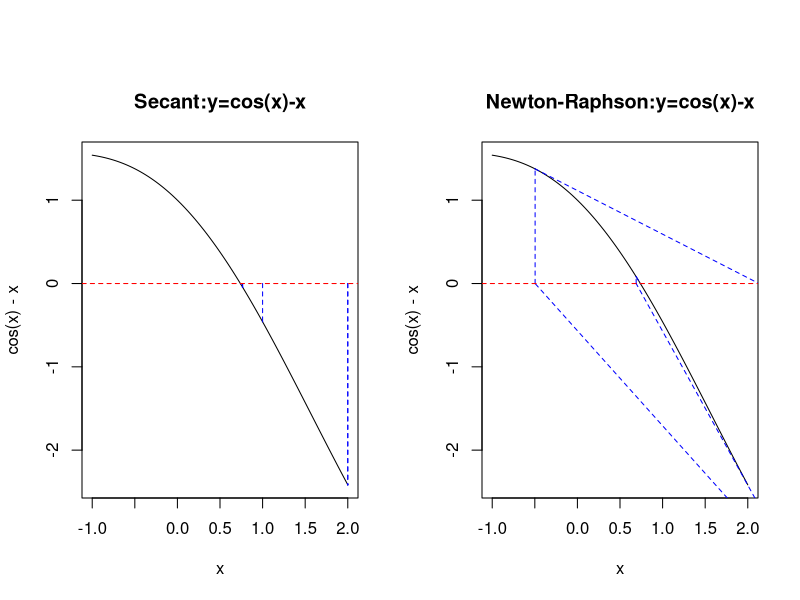
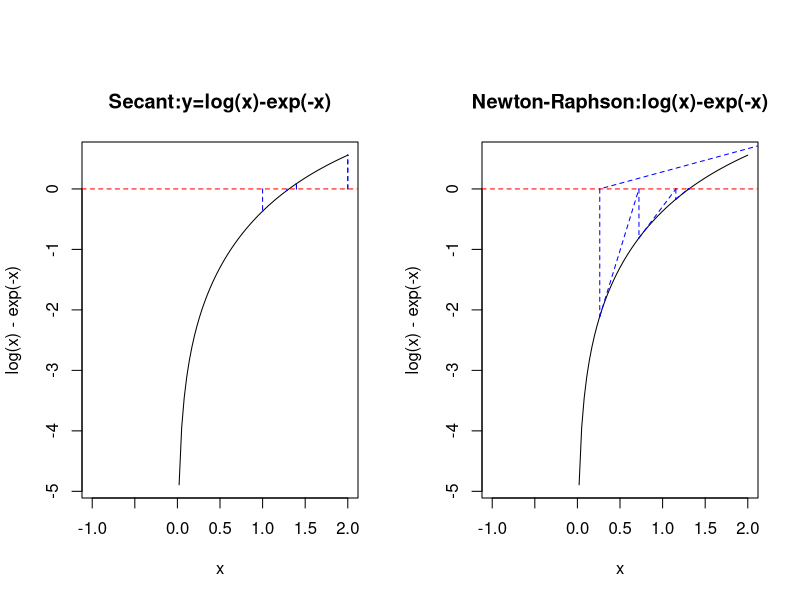

Source code (R) for these figures, in order:
## ---- chunk 1
library(shape)
Secant<-function(func,x0, x1,Tolerance,MaxNumberOfIterations,DrawLines){
#initialize  Deviation to record |f(x)| that is large enough. 
  Deviation <- 1000
  #Set up a counter, i, to record how many iterations you have performed. Set it equal to 0	
  i <- 0
  # Initialize the values of X0 and X1 
  x0 <- 1
  x1 <- 2

  #Set up a while loop until we hit the required target accuracy or the max number of steps
  while ((i<MaxNumberOfIterations)&&(Deviation>Tolerance))
  {
    y0 <- func(x0)
    y1 <- func(x1)

    if ((y0=="NaN")||(y1=="NaN")){
      cat("\nFunction or derivative not defined error.\n")
      break
    }
    if (DrawLines){
      Arrows(x0,0,x0,y0,col="blue",lty=2,arr.length=0.01, arr.type = "T")
      Arrows(x1,0,x1,y1,col="blue",lty=2,arr.length=0.01, arr.type = "T")
      }
    
    #Find the next X-value using Secant formula. 
    x2 <- x1 - y1*(x0-x1)/(y0-y1)
    x0 <- x1
    x1 <- x2
    y2 <- func(x2)
    # calculate Deviation<- |f(x)-0|
    Deviation <- abs(y2)
    # increase the value of your iteration counter
    i <- i+1
    
    # if you like, have the program write out how it is getting on
    cat(paste("\nIteration ",i,":   X=",x1,"  Y=",y2))
    
    # If you are feeling fancy, add some line segments to the screen to show where it just went
    # See the 'fixed points' code for a reminder of how to do that.
    # output the result
    if (Deviation<Tolerance){
      cat(paste("\nFound the root point: ",x1, " after ", i, "iterations"))
    }else{
      cat(paste("\nConvergence failure. Deviation: ",Deviation, "after ", i, 	"iterations"))} 
  }
  
  
  # have the function return the answer
  return(x1)
}

F2 <- function(z){
  return(log(z)-exp(-z))
}

## ---- chunk 2
library(shape)
NewtonRaphson<-function(func,StartingValue,Tolerance,MaxNumberOfIterations,DrawLines){
  #initialize a variable, Deviation (say), to record |f(x)| so that you know how far away you are from 0. 
  #(So initialize it to some arbitrary large number)
  Deviation <- 1000
  #Set up a counter, i, to record how many iterations you have performed. Set it equal to 0	
  i <- 0
  # Initialize the values of x and f(x)
  X  <- StartingValue
  
  #Set up a while loop until we hit the required target accuracy or the max. number of steps
  Z <- c()
  while ((i<MaxNumberOfIterations)&&(Deviation>Tolerance))
  {
    # Record the value of f(x) and f’(x), for the current x value. 
    Xprime <- func(X)
    Z[1] <- Xprime[1]
    Z[2] <- Xprime[2]
    X_1 <- X - Z[1]/Z[2] #To draw line segment for Xn+1
    # I put them in a variable Z. Z[1]<-f(x); Z[2]<-f’(x)
    # To be safe, check that the function and it's derivative are defined at X (either could be NaN if you are unlucky)
    if ((Z[1]=="NaN")||(Z[2]=="NaN")){
      cat("\nFunction or derivative not defined error.\n")
      break
    }
    if (DrawLines){
      Arrows(X,0,X,Z[1],col="blue",lty=2,arr.length=0.01, arr.type = "T")
      Arrows(X,Z[1],X_1,0,col="blue",lty=2,arr.length=0.01, arr.type = "T")
      }
    
    #Find the next X-value using Newton-Raphson's formula. Let's call that value X
    X <- X - Z[1]/Z[2]
    Y <- func(X)[1]
    # calculate Deviation<- |f(x)-0|
    Deviation <- abs(Z[1]-0)
    # increase the value of your iteration counter
    i <- i+1
    
    # if you like, have the program write out how it is getting on
    cat(paste("\nIteration ",i,":   X=",X,"  Y=",Y))
    
    # If you are feeling fancy, add some line segments to the screen to show where it just went
    # See the 'fixed points' code for a reminder of how to do that.
    # output the result
    if (Deviation<Tolerance){
      cat(paste("\nFound the root point: ",X, " after ", i, "iterations"))
    }else{
      cat(paste("\nConvergence failure. Deviation: ",Deviation, "after ", i, 	"iterations"))} 
  }
  
  
  # have the function return the answer
  return(X)
}
## ---- chunk 3
par(mfrow = c(1,2),oma = c(0,0,3,0))

#Secant Method
F1 <- function(z){
  return(cos(z)-z)
}
curve(cos(x)-x,-1,2,main="Secant:y=cos(x)-x")
Secant(F1,1,2,1e-3,40,1)
abline(h=0, col="red", lty=2)

#Newton-Raphson function
F1_prime <- function(z){
  return(c(cos(z)-z, -sin(z)-1))
}
curve(cos(x)-x,-1,2,main="Newton-Raphson:y=cos(x)-x")
NewtonRaphson(F1_prime,3,1e-3,40,1)
abline(h=0, col="red", lty=2)
## ---- chunk 4
par(mfrow = c(1,2),oma = c(0,0,3,0))
#Secant Method
F2 <- function(z){
  return(log(z)-exp(-z))
}
curve(log(x)-exp(-x),-1,2,main="Secant:y=log(x)-exp(-x)")
Secant(F2,1,2,1e-3,40,1)
abline(h=0, col="red", lty=2)

#Newton-Raphson function
F2_prime <- function(z){
  return(c(log(z)-exp(-z), (1/z)+exp(-z)))
}
curve(log(x)-exp(-x),-1,2,main="Newton-Raphson:log(x)-exp(-x)")
NewtonRaphson(F2_prime,3,1e-3,40,1)
abline(h=0, col="red", lty=2)
